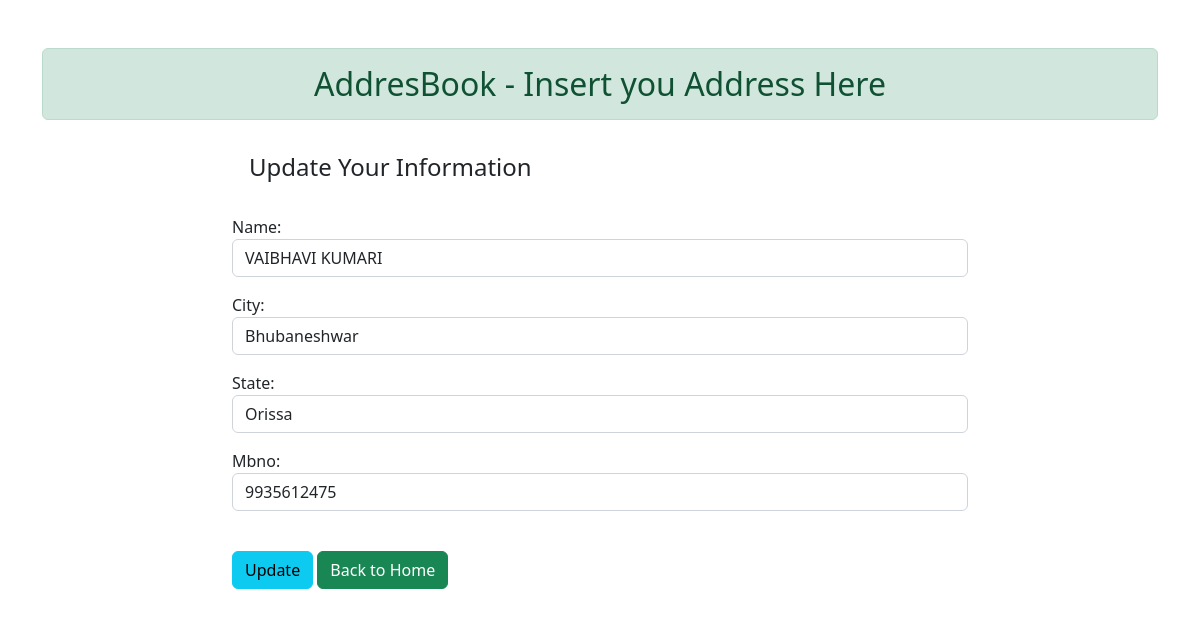
Page /10/ on the committed database.
### Library/models.py (models this page shows)
class Address(models.Model):
    name = models.CharField(max_length=70)
    city = models.CharField(max_length=70)
    state = models.CharField(max_length=70)
    mbno = models.CharField(max_length=70)

### Library/views.py (the view)
# urls.py: path('<int:id>/',update_data, name='update_data'),
def update_data(request, id):
    if request.method == 'POST':
        pi = Address.objects.get(pk=id)
        fm1 = AddressBook(request.POST, instance=pi)
        if fm1.is_valid():
            fm1.save()
    else:
        pi = Address.objects.get(pk=id)
        fm1 = AddressBook(instance=pi)
    return render(request,'project/update.html', {'form':fm1})

### Library/forms.py
class AddressBook(forms.ModelForm):
    class Meta:
        model = Address
        fields = ['name', 'city', 'state', 'mbno']
        widgets = {
            'name':forms.TextInput(attrs={'class':'form-control'}),
            'city':forms.TextInput(attrs={'class':'form-control'}),
            'state':forms.TextInput(attrs={'class':'form-control'}),
            'mbno':forms.TextInput(attrs={'class':'form-control'}),
        }

### templates/project/update.html (shortened to what this page needs)
{% extends 'project/base.html' %}
{% load static %}
{% block content %}
<div class="row">
    <div class="col-sm-8 offset-2">
        <h4 class="alert alert-info>Update Content">Update Your Information</h4>
        <form action="" method="POSt">
            {{form.as_p}} <br>
            <input type="submit" class="btn btn-info" value="Update">
            <a href="{% url 'Library:addata'  %}" class="btn btn-success">Back to Home</a>
        </form>
    </div>
</div>
{% endblock %}

### rows in the picture
Address: name "VAIBHAVI KUMARI", city "Bhubaneshwar", state "Orissa", mbno "9935612475"
